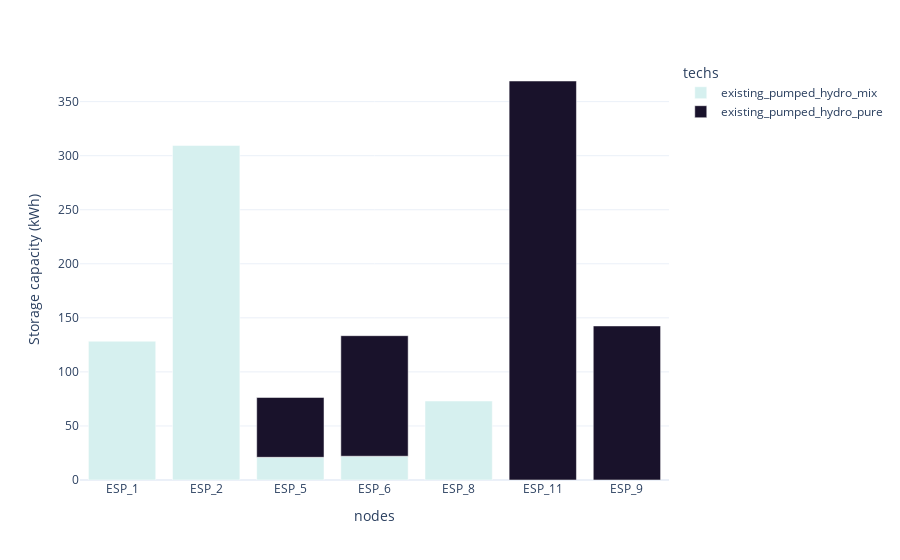

Notebook cell for this chart:
### Code cell
df_storage_cap = (
    model_scenario.results.storage_cap.to_series()
    .where(lambda x: x != 0)
    .dropna()
    .to_frame("Storage capacity (kWh)")
    .reset_index()
)

print(df_capacity.head())

fig = px.bar(
    df_storage_cap,
    x="nodes",
    y="Storage capacity (kWh)",
    color="techs",
    color_discrete_map=colors,
)
fig.show()

### Figure 1 — Plotly figure (JSON) as saved in the notebook; plotly's stock layout.template omitted (floating-point values rounded to 4 significant figures)
{"data": [{"hovertemplate": "techs=existing_pumped_hydro_mix<br>nodes=%{x}<br>Storage capacity (kWh)=%{y}<extra></extra>", "legendgroup": "existing_pumped_hydro_mix", "marker": {"color": "#d6f0ef", "pattern": {"shape": ""}}, "name": "existing_pumped_hydro_mix", "orientation": "v", "showlegend": true, "textposition": "auto", "x": ["ESP_1", "ESP_2", "ESP_5", "ESP_6", "ESP_8"], "xaxis": "x", "y": [128.4, 309.5, 21.0, 22.0, 73.1], "yaxis": "y", "type": "bar"}, {"hovertemplate": "techs=existing_pumped_hydro_pure<br>nodes=%{x}<br>Storage capacity (kWh)=%{y}<extra></extra>", "legendgroup": "existing_pumped_hydro_pure", "marker": {"color": "#19122b", "pattern": {"shape": ""}}, "name": "existing_pumped_hydro_pure", "orientation": "v", "showlegend": true, "textposition": "auto", "x": ["ESP_11", "ESP_5", "ESP_6", "ESP_9"], "xaxis": "x", "y": [369.1, 55.35, 111.5, 142.5], "yaxis": "y", "type": "bar"}], "layout": {"xaxis": {"anchor": "y", "domain": [0.0, 1.0], "title": {"text": "nodes"}}, "yaxis": {"anchor": "x", "domain": [0.0, 1.0], "title": {"text": "Storage capacity (kWh)"}}, "legend": {"title": {"text": "techs"}, "tracegroupgap": 0}, "margin": {"t": 60}, "barmode": "relative"}}
